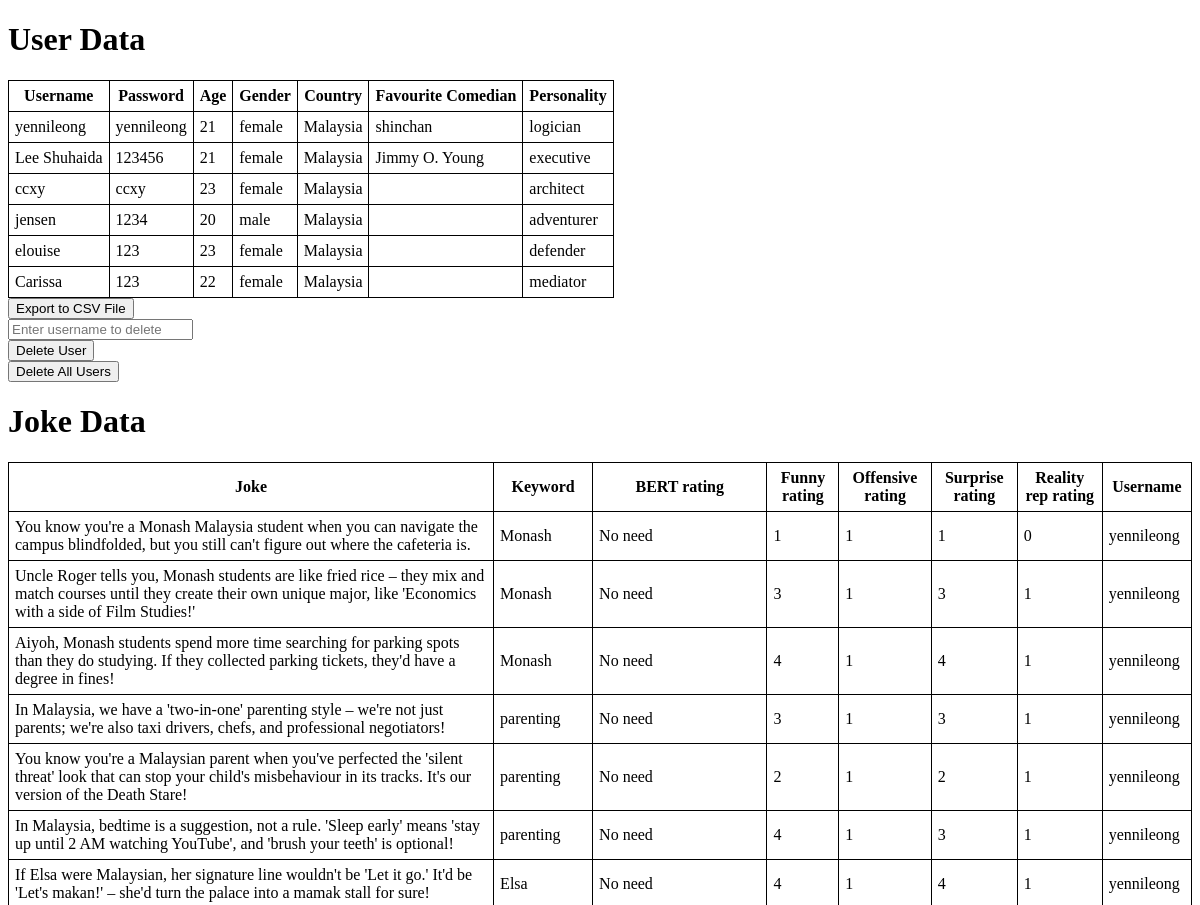
The page /database (upper part) on the database as committed earlier.
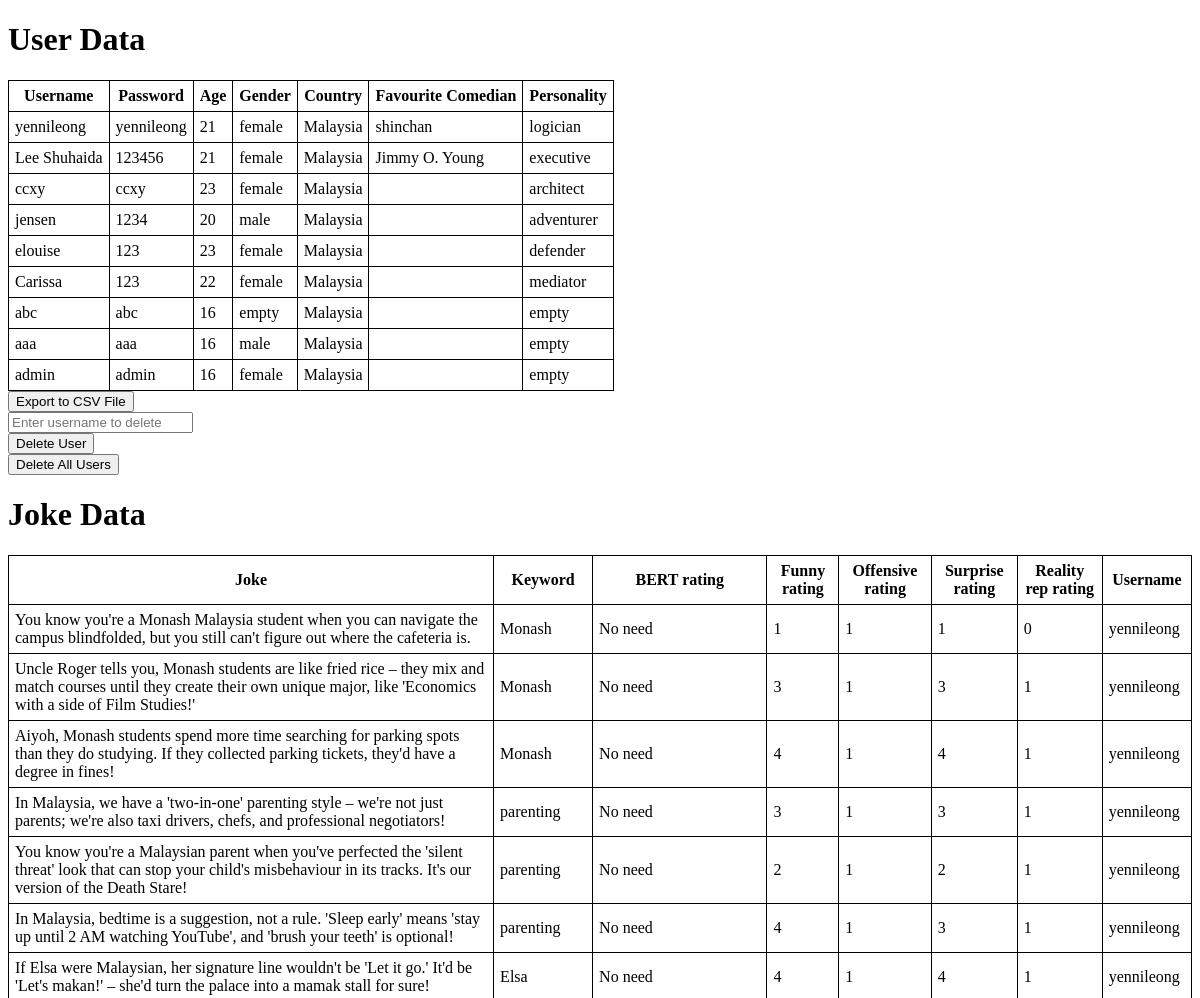
The same page on the database as committed later.
### tables this page shows
CREATE TABLE users
        (username TEXT NOT NULL PRIMARY KEY,
        password TEXT NOT NULL,
        age INTEGER NOT NULL,
        gender TEXT NOT NULL,
        country TEXT NOT NULL,
        fav_comedian TEXT,
        personality TEXT);

CREATE TABLE jokes 
        (joke_id INTEGER PRIMARY KEY AUTOINCREMENT,
        joke TEXT NOT NULL,
        keyword TEXT NOT NULL,
        BERT_rating INTEGER NOT NULL,
        user_rating_funny INTEGER NOT NULL,
        user_rating_offensive INTEGER NOT NULL,
        user_rating_surprise INTEGER NOT NULL,
        user_rating_reality_rep INTEGER NOT NULL,
        username TEXT NOT NULL,
        FOREIGN KEY (username) REFERENCES users (username));

### myApp.py (the view)
@app.route('/database')
def show_users():
    users = db_user.get_all_user()
    jokes = db_joke.get_all_jokes()
    return render_template('database.html', users=users, jokes=jokes)

### db_joke.py (called while the page is built)
def get_all_jokes():
    conn = sqlite3.connect(db_joke)
    c = conn.cursor()
    c.execute("SELECT * FROM jokes")
    jokes = c.fetchall()
    conn.close()
    return jokes

### db_user.py (called while the page is built)
def get_all_user():
    conn = sqlite3.connect(db_user)
    c = conn.cursor()
    c.execute("SELECT * FROM users")
    users = c.fetchall()
    conn.close()
    return users

### templates/database.html (shortened to what this page needs)
<!DOCTYPE html>
<html>
<head>
</head>
<body>
    <h1>User Data</h1>
    <table id="UserData">
        <tr>
            <th>Username</th>
            <th>Password</th>
            <th>Age</th>
            <th>Gender</th>
            <th>Country</th>
            <th>Favourite Comedian</th>
            <th>Personality</th>
        </tr>
        {% for user in users %}
        <tr>
            <td>{{ user[0] }}</td>
            <td>{{ user[1] }}</td>
            <td>{{ user[2] }}</td>
            <td>{{ user[3] }}</td>
            <td>{{ user[4] }}</td>
            <td>{{ user[5] }}</td>
            <td>{{ user[6] }}</td>
        </tr>
        {% endfor %}
    </table>
    <button onclick="exportUsersToCSV('users.csv')"> Export to CSV File </button>
    <form method="post" action="{{ url_for('delete_user') }}">
        <input type="text" name="username" placeholder="Enter username to delete"><br>
        <input type="submit" value="Delete User">
    </form>
    <form method="post" action="{{ url_for('delete_all_users') }}">
        <input type="submit" value="Delete All Users">
    </form>
    <h1>Joke Data</h1>
    <table id="JokeData">
        <tr>
            <th>Joke</th>
            <th>Keyword</th>
            <th>BERT rating</th>
            <th>Funny rating</th>
            <th>Offensive rating</th>
            <th>Surprise rating</th>
            <th>Reality rep rating</th>
            <th>Username</th>
        </tr>
        {% for joke in jokes %}
        <tr>
            <td>{{ joke[1] }}</td>
            <td>{{ joke[2] }}</td>
            <td>{{ joke[3] }}</td>
            <td>{{ joke[4] }}</td>
            <td>{{ joke[5] }}</td>
            <td>{{ joke[6] }}</td>
            <td>{{ joke[7] }}</td>
            <td>{{ joke[8] }}</td>
        </tr>
        {% endfor %}
    </table>
</body>
</html>

### templates/database.html (style rules this page uses)
table, th, td { border: 1px solid black; border-collapse: collapse; padding: 6px 6px; }

Rows that differ between the two databases and show on the page:
added users: username "abc", password "abc", age "16", gender "empty", country "Malaysia", personality "empty"
added users: username "aaa", password "aaa", age "16", gender "male", country "Malaysia", personality "empty"
added users: username "admin", password "admin", age "16", gender "female", country "Malaysia", personality "empty"
